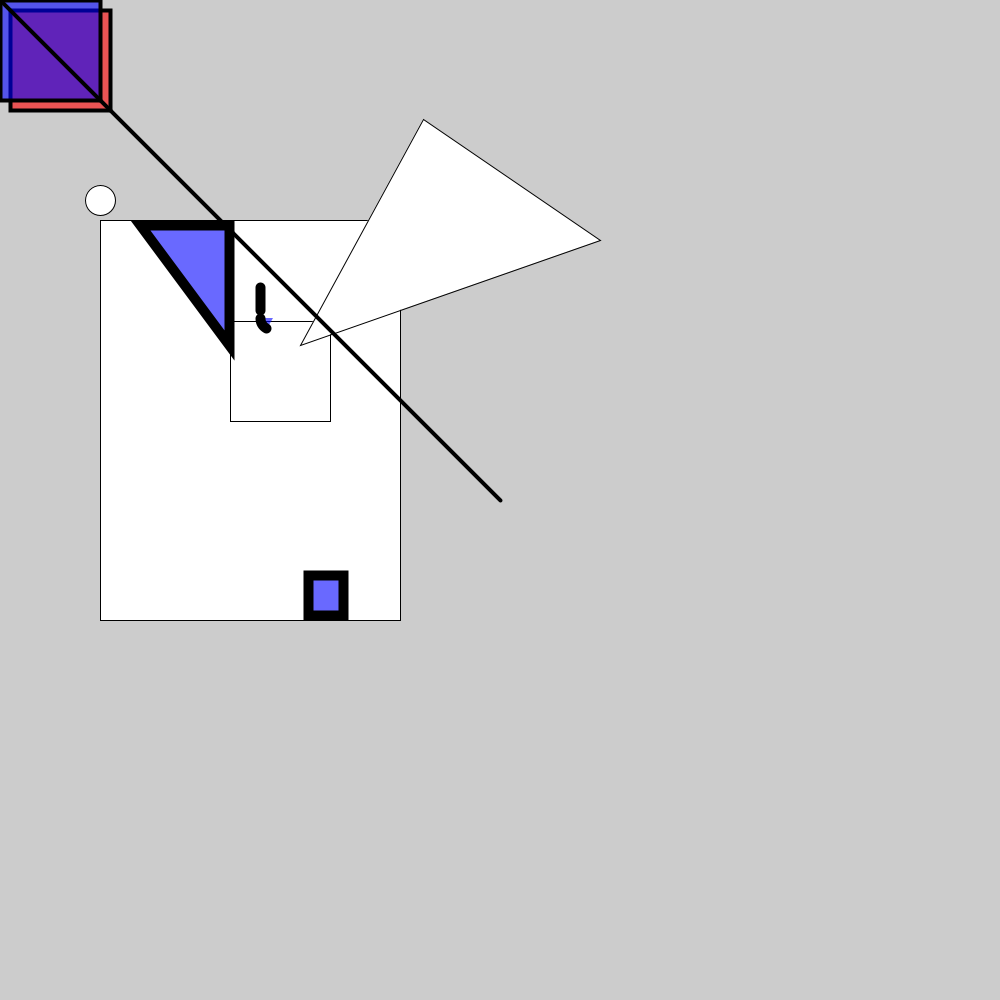
Frame 1 (no input)
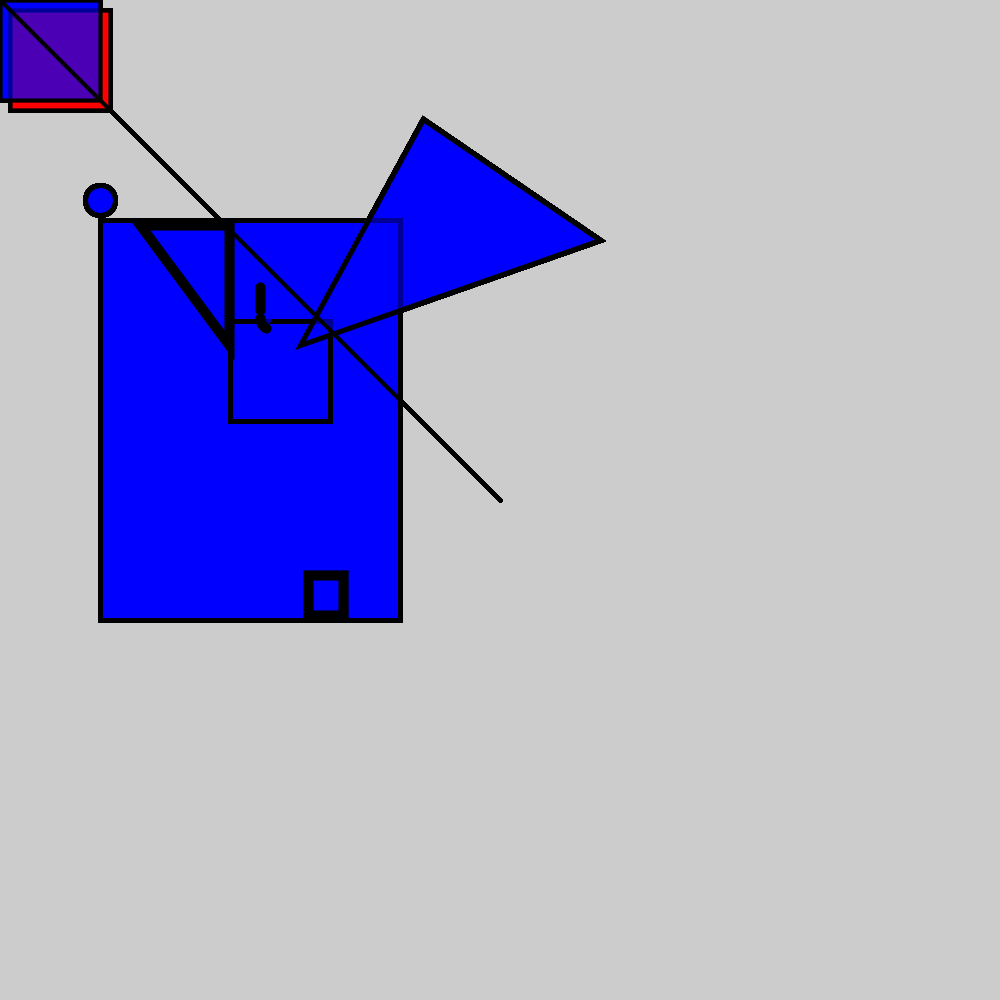
Frame 60 (the mouse pressed at the canvas centre just before this capture)
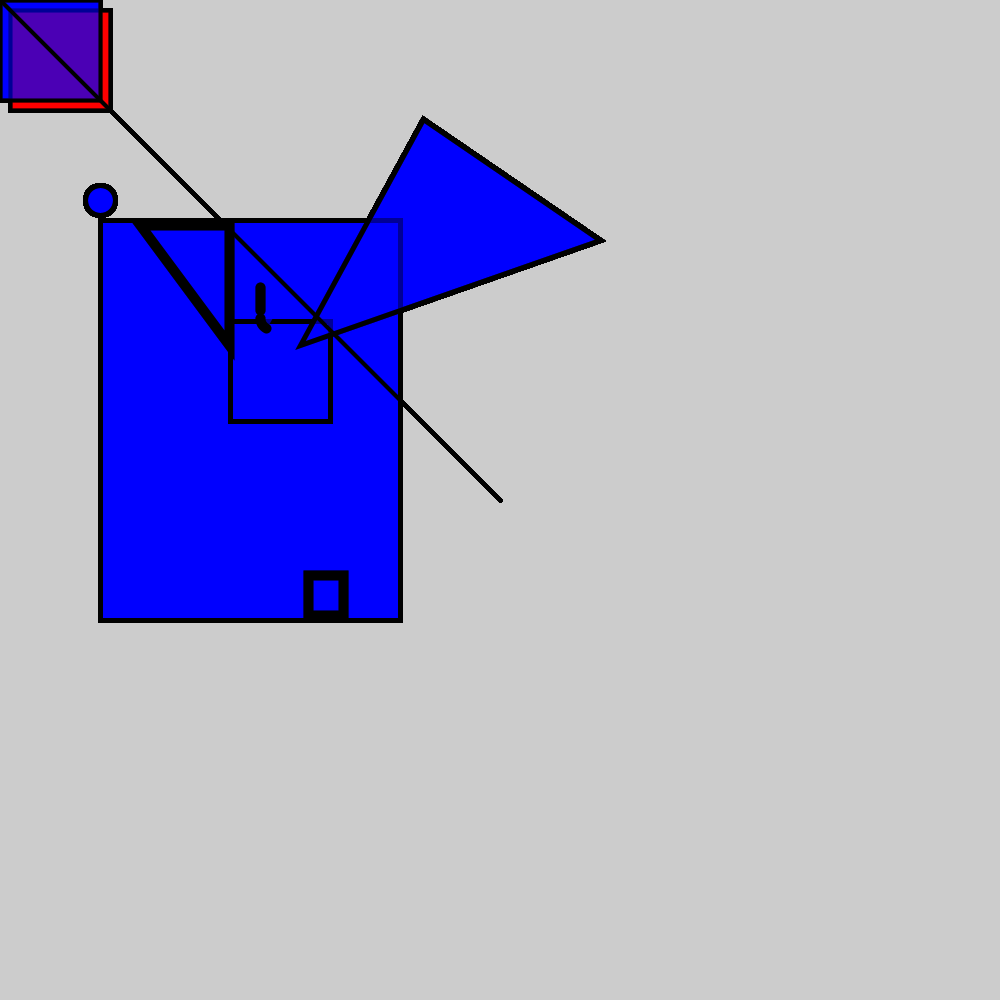
Frame 120 (the mouse held since frame 60 and released just before this capture)

The Processing sketch that drew these frames (run headless with seeded random() and noise(); from frame 60 on, the mouse is pressed at the canvas centre):

// Processing sketch: Shapes
// ── Shapes.pde

void setup(){
  size(1000, 1000);
   createImage(300,400,RGB);



 
}
 void draw(){
     rect(100,220,300,400);
     circle(100,200,30);
     square(230,321,100);
     triangle(300,345,423,119,600,240);
     strokeWeight(4);
     
  
fill(255, 0, 0, 150); //transparent red
rect(10, 10, 100, 100); //first rectangle
fill(0, 0, 255, 150); //transparent blue
translate(50, 50, 50); //translate x, y and z by 50 pixels
rect(0, 0, 100, 100); //second rectangle (same dimensions as the first one)
line(0, 0, 500, 500);
strokeWeight(10);
arc(273, 318, 25, 25, radians(120), radians(180));
line(260, 287, 260, 310);
rect(308, 575, 35, 40);
triangle(229, 225, 229, 345, 140, 225);
strokeWeight(5);

   }
 
